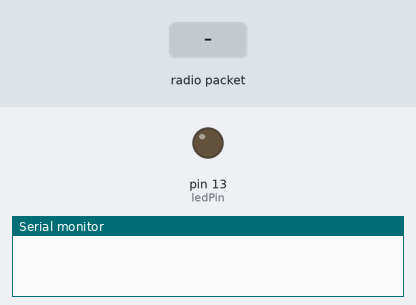
This sketch was run on a simulated Arduino Uno, built with avr-gcc and run on an emulated ATmega328P. Parts: output pins drawn as LEDs (lit = HIGH), the last lines printed to the serial monitor. The test bench sets the inputs (shaded band). No radio packets arrive unless stated.

Above: at 1.2 s.
1.3 s: radio packet "ok" arrives
At 1.9 s:
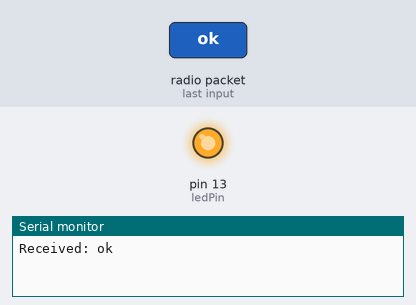
2.8 s: radio packet "1" arrives
Timing chart, 0 to 5.8 s (numbered marks = the images above; inputs shaded):
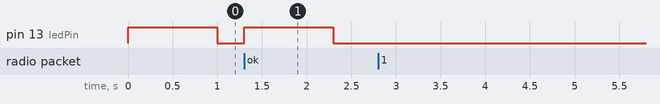

Measured:
- after the input at 1.3 s, pin 13 (ledPin): LOW → HIGH at once, → LOW 1.0 s later

The sketch:

receive.ino
```cpp
#include <RH_ASK.h>
#include <SPI.h>

RH_ASK driver;

const int ledPin = 13;
unsigned long lastReceivedTime = 0;
const unsigned long signalTimeout = 1000; // 1 second

void setup() {
  Serial.begin(9600);
  pinMode(ledPin, OUTPUT);
  if (!driver.init()) {
    Serial.println("Receiver init failed");
  }
}

void loop() {
  uint8_t buf[10];
  uint8_t buflen = sizeof(buf);

  if (driver.recv(buf, &buflen)) {
    buf[buflen] = '\0';  // Null-terminate the received message
    String msg = String((char*)buf);
    Serial.print("Received: ");
    Serial.println(msg);

    if (msg == "ok") {
      lastReceivedTime = millis();
    }
  }

  // Check if "ok" was received recently
  if (millis() - lastReceivedTime < signalTimeout) {
    digitalWrite(ledPin, HIGH);  // Transmitter in range
  } else {
    digitalWrite(ledPin, LOW);   // Transmitter out of range
  }
}
```
